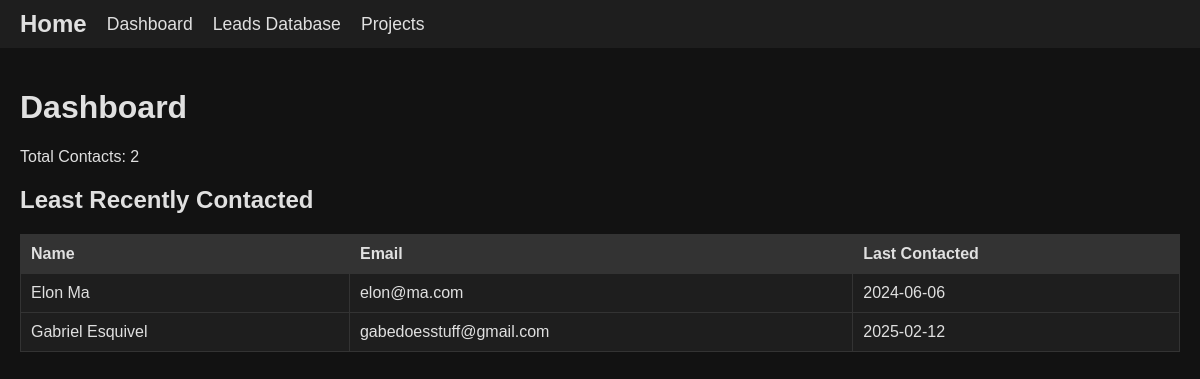
Page /dashboard on the earlier database version.
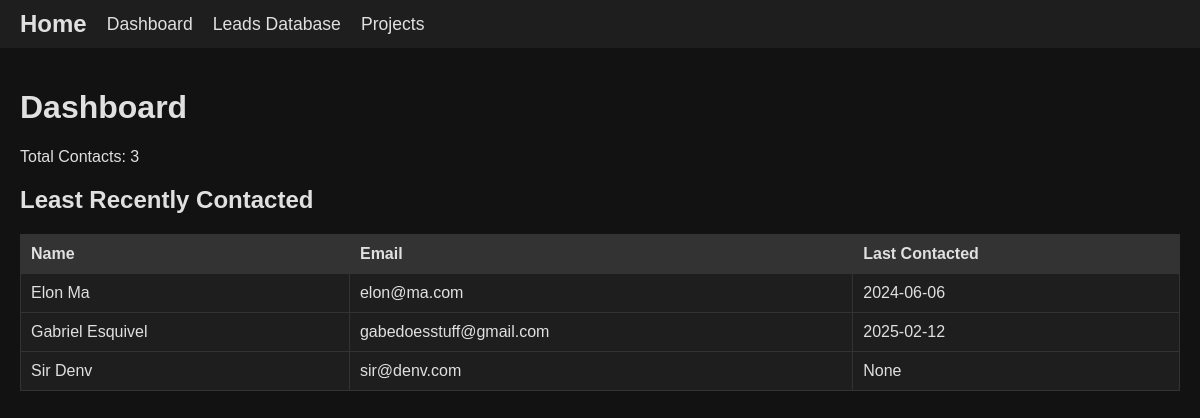
Same page on the later database version.
### Main/app.py (models this page shows, shortened)
class Contact(db.Model):
    id = db.Column(db.Integer, primary_key=True)
    first_name = db.Column(db.String(100), nullable=False)
    last_name = db.Column(db.String(100), nullable=False)
    phone = db.Column(db.String(20))
    email = db.Column(db.String(100))
    last_contacted = db.Column(db.String(100))
    project_id = db.Column(db.Integer, db.ForeignKey('project.id'), nullable=True)  # Link to a project

### Main/app.py (the view)
@app.route('/dashboard')
def dashboard():
    contacts = Contact.query.order_by(Contact.last_contacted.asc().nullsfirst()).limit(5).all()
    total_contacts = Contact.query.count()
    return render_template('dashboard.html', total_contacts=total_contacts, least_recently_contacted=contacts)

### Main/templates/dashboard.html (shortened to what this page needs)
{% extends "base.html" %}
{% block content %}
  <h1>Dashboard</h1>
  <p>Total Contacts: {{ total_contacts }}</p>
  <h2>Least Recently Contacted</h2>
  <table border="1">
    <tr>
      <th>Name</th>
      <th>Email</th>
      <th>Last Contacted</th>
    </tr>
    {% for contact in least_recently_contacted %}
      <tr>
        <td>{{ contact.first_name }} {{ contact.last_name }}</td>
        <td>{{ contact.email if contact.email else "No Email" }}</td>
        <td>{{ contact.last_contacted if contact.last_contacted else "Never Contacted" }}</td>
      </tr>
    {% endfor %}
  </table>
{% endblock %}

Differences in the rows shown:
added Contact: first_name "Sir", last_name "Denv", email "sir@denv.com", last_contacted "None"
Other differences:
{{ total_contacts }}: "2" → "3"
